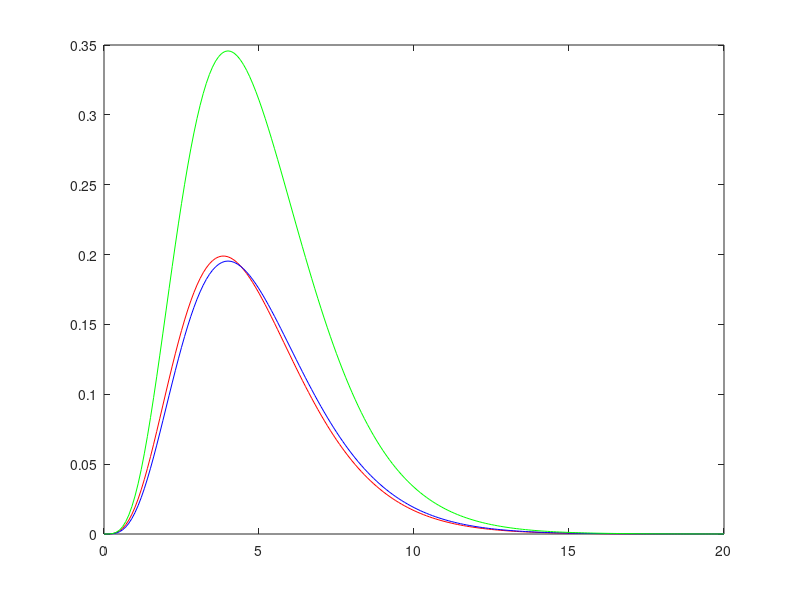
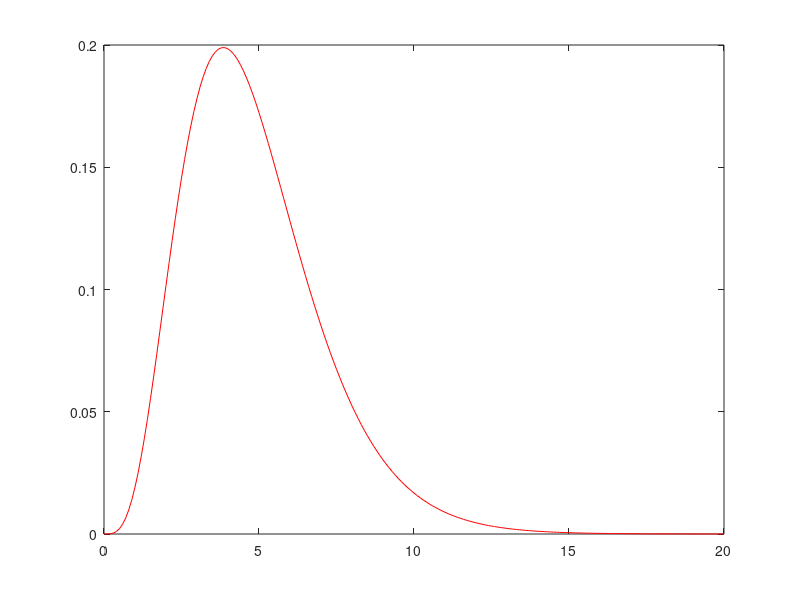

Recreate these plots in MATLAB, in order. (Note: this script raises an error after producing the figures.)
%% MH algorithm vs. Accept-Reject algorithm
% target density: f(x) = Gamma(alpha, beta)
% proposal density: g(y) = Gamma(a,b), where a=floor(alpha), b=floor(alpha)/alpha
%
clear
clc

%% target density, proposal density
alpha = 4.85;
beta = 1;

x = 0:0.1:20;
fx = gampdf(x, alpha, beta);    % target density: f(x)
figure
plot(x, fx,'r-')
hold on

a = 5;
b = 1;
gy = gampdf(x, a, b);           % proposal density: g(y)
plot(x, gy,'b-')

M = ceil((max(fx./gy))*100)/100;
plot(x, gy*M,'g-')
hold off

%% Accept-Reject algorithm
Nsim = 5*10^4;
y = gamrnd(a, b, 1, Nsim);  % proposal distribution g(y)
u = rand(1, Nsim);          
yGamma = [];
for i=1:Nsim
    if(u(i)<=gampdf(y(i),alpha,beta)/(M*gampdf(y(i),a,b)))
        yGamma = [yGamma,y(i)];
    end
end
figure,
plot(x, fx,'r-')
hold on
histogram(yGamma,100,'Normalization','pdf')
hold off

%% MH algorithm
% f(x)=Gamma(alpha, beta), q(y|x) = Gamma(a,b)
% rho = f(y)*q(x)/(f(x)*q(y))
qy = gamrnd(a, b, 1, Nsim);  % proposal distribution q(y|x)=g(y)
X = rand(1,1);      % initialize chain {Xt}
for i=1:Nsim
    rho = gampdf(qy(i),alpha,beta)*gampdf(X(i),a,b)/(gampdf(X(i),alpha,beta)*gampdf(qy(i),a,b)); % rho
    u = rand(1,1);  
    if(u<=rho)
        X = [X,qy(i)];
    else
        X = [X, X(i)];
    end
end
figure,
plot(x, fx,'r-')
hold on
histogram(X,100,'Normalization','pdf')

%% compare
figure
autocorr(yGamma,100)

figure
autocorr(X,100)

